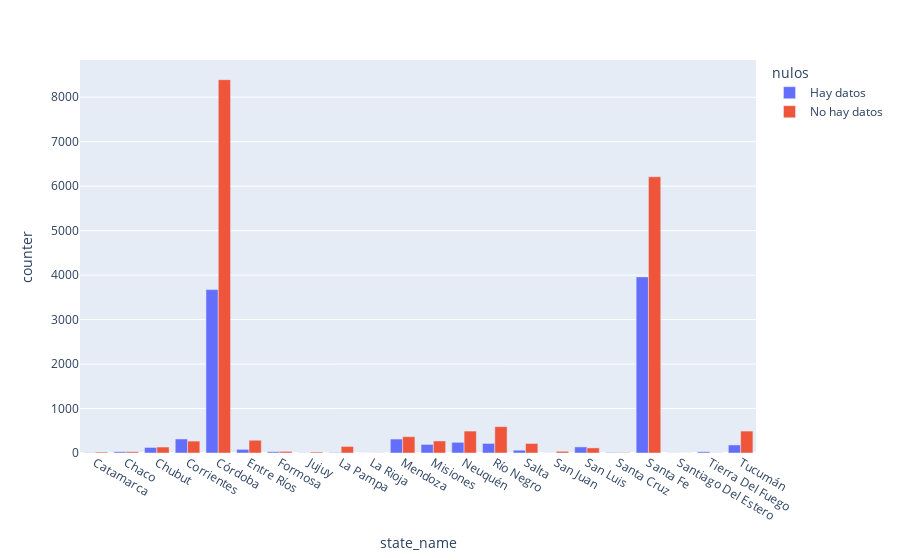

Notebook cell for this chart:
### Markdown cell above
# # Graficamente la proporción entre nulos y no nulos

### Code cell
fig = px.bar(provincias_group1, x="state_name", y="counter",
             color='nulos', barmode='group',
             height=400)
fig.show()

### Figure 1 — Plotly figure (JSON) as saved in the notebook; plotly's stock layout.template omitted (floating-point values rounded to 4 significant figures)
{"data": [{"alignmentgroup": "True", "hovertemplate": "nulos=Hay datos<br>state_name=%{x}<br>counter=%{y}<extra></extra>", "legendgroup": "Hay datos", "marker": {"color": "#636efa"}, "name": "Hay datos", "offsetgroup": "Hay datos", "orientation": "v", "showlegend": true, "textposition": "auto", "type": "bar", "x": ["Catamarca", "Chaco", "Chubut", "Corrientes", "Córdoba", "Entre Ríos", "Formosa", "Jujuy", "La Pampa", "La Rioja", "Mendoza", "Misiones", "Neuquén", "Río Negro", "Salta", "San Juan", "San Luis", "Santa Cruz", "Santa Fe", "Santiago Del Estero", "Tierra Del Fuego", "Tucumán"], "xaxis": "x", "y": [6, 28, 125, 315, 3674, 82, 29, 4, 10, 1, 314, 193, 240, 215, 63, 2, 137, 11, 3960, 3, 28, 181], "yaxis": "y"}, {"alignmentgroup": "True", "hovertemplate": "nulos=No hay datos<br>state_name=%{x}<br>counter=%{y}<extra></extra>", "legendgroup": "No hay datos", "marker": {"color": "#EF553B"}, "name": "No hay datos", "offsetgroup": "No hay datos", "orientation": "v", "showlegend": true, "textposition": "auto", "type": "bar", "x": ["Catamarca", "Chaco", "Chubut", "Corrientes", "Córdoba", "Entre Ríos", "Formosa", "Jujuy", "La Pampa", "La Rioja", "Mendoza", "Misiones", "Neuquén", "Río Negro", "Salta", "San Juan", "San Luis", "Santa Cruz", "Santa Fe", "Santiago Del Estero", "Tierra Del Fuego", "Tucumán"], "xaxis": "x", "y": [21, 29, 134, 268, 8395, 287, 36, 22, 147, 3, 367, 271, 493, 593, 215, 38, 115, 9, 6212, 1, 3, 493], "yaxis": "y"}], "layout": {"autosize": true, "barmode": "group", "legend": {"title": {"text": "nulos"}, "tracegroupgap": 0}, "margin": {"t": 60}, "xaxis": {"anchor": "y", "autorange": true, "domain": [0, 1], "range": [-0.5, 21.5], "title": {"text": "state_name"}, "type": "category"}, "yaxis": {"anchor": "x", "autorange": true, "domain": [0, 1], "range": [0, 8837.0], "title": {"text": "counter"}, "type": "linear"}}}
